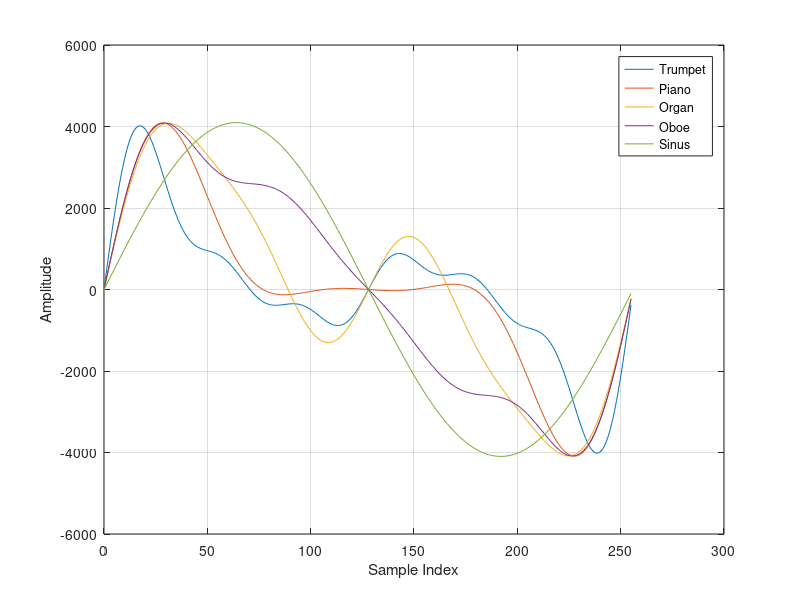

MATLAB code for this plot:
% Check Waveshapes for DTP2
% ==========================
clear all, close all, clc;

% Matrix with several waveforms. One waveform per line
LUT_Waveshapes = [ 0,377,751,1118,1474,1816,2141,2446,2729,2987,3218,3422,3596,3740,3854,3938,3992,4017,4014,3985,3932,3856,3760,3647,3518,3376,3225,3067,2904,2739,2574,2411,2253,2102,1958,1823,1698,1583,1480,1388,1307,1237,1178,1127,1086,1052,1024,1002,984,968,953,939,923,906,886,862,834,801,763,720,673,620,564,503,440,374,307,239,171,104,39,-23,-82,-136,-186,-230,-269,-303,-330,-352,-368,-379,-385,-388,-387,-383,-377,-370,-364,-357,-352,-350,-350,-353,-360,-371,-387,-406,-431,-459,-490,-525,-563,-602,-642,-682,-721,-758,-793,-823,-848,-867,-879,-884,-881,-869,-849,-819,-780,-732,-676,-611,-539,-460,-375,-286,-193,-97,0,97,193,286,375,460,539,611,676,732,780,819,849,869,881,884,879,867,848,823,793,758,721,682,642,602,563,525,490,459,431,406,387,371,360,353,350,350,352,357,364,370,377,383,387,388,385,379,368,352,330,303,269,230,186,136,82,23,-39,-104,-171,-239,-307,-374,-440,-503,-564,-620,-673,-720,-763,-801,-834,-862,-886,-906,-923,-939,-953,-968,-984,-1002,-1024,-1052,-1086,-1127,-1178,-1237,-1307,-1388,-1480,-1583,-1698,-1823,-1958,-2102,-2253,-2411,-2574,-2739,-2904,-3067,-3225,-3376,-3518,-3647,-3760,-3856,-3932,-3985,-4014,-4017,-3992,-3938,-3854,-3740,-3596,-3422,-3218,-2987,-2729,-2446,-2141,-1816,-1474,-1118,-751,-377; ...
                   0,234,466,697,926,1152,1373,1590,1801,2006,2204,2395,2578,2752,2917,3072,3217,3352,3476,3588,3690,3780,3859,3926,3981,4025,4057,4078,4087,4086,4074,4052,4019,3977,3926,3866,3798,3722,3639,3549,3453,3352,3245,3134,3020,2902,2782,2659,2536,2411,2285,2160,2036,1912,1790,1671,1553,1438,1326,1217,1112,1011,914,821,733,648,569,494,424,359,298,242,190,143,100,62,28,-3,-29,-52,-72,-88,-102,-112,-120,-126,-129,-130,-129,-127,-124,-119,-113,-106,-99,-91,-83,-74,-65,-57,-48,-39,-31,-23,-16,-9,-3,3,9,13,17,21,23,26,27,28,28,28,27,26,24,22,20,17,14,11,7,4,0,-4,-7,-11,-14,-17,-20,-22,-24,-26,-27,-28,-28,-28,-27,-26,-23,-21,-17,-13,-9,-3,3,9,16,23,31,39,48,57,65,74,83,91,99,106,113,119,124,127,129,130,129,126,120,112,102,88,72,52,29,3,-28,-62,-100,-143,-190,-242,-298,-359,-424,-494,-569,-648,-732,-821,-914,-1011,-1112,-1217,-1326,-1438,-1553,-1671,-1790,-1912,-2036,-2160,-2285,-2411,-2536,-2659,-2782,-2902,-3020,-3134,-3245,-3352,-3453,-3549,-3639,-3722,-3798,-3866,-3926,-3977,-4019,-4052,-4074,-4086,-4087,-4078,-4057,-4025,-3981,-3926,-3859,-3780,-3690,-3588,-3476,-3352,-3217,-3072,-2917,-2752,-2578,-2395,-2204,-2006,-1801,-1590,-1373,-1152,-926,-697,-466,-234; ...
                   0,223,445,665,883,1099,1310,1517,1719,1915,2105,2288,2463,2631,2790,2941,3083,3215,3338,3452,3555,3650,3734,3809,3874,3930,3976,4014,4043,4064,4077,4082,4080,4071,4056,4035,4009,3977,3941,3901,3857,3810,3760,3708,3653,3597,3539,3480,3420,3359,3298,3236,3173,3111,3048,2984,2921,2857,2792,2727,2662,2595,2528,2460,2390,2319,2246,2172,2095,2017,1936,1853,1767,1680,1589,1496,1401,1303,1203,1101,996,890,782,673,562,451,340,228,117,7,-102,-209,-314,-416,-514,-609,-700,-786,-867,-942,-1011,-1073,-1129,-1177,-1218,-1251,-1277,-1294,-1302,-1303,-1294,-1278,-1253,-1221,-1180,-1131,-1076,-1013,-943,-868,-786,-700,-609,-513,-415,-314,-210,-105,0,105,210,314,415,513,609,700,786,868,943,1013,1076,1131,1180,1221,1253,1278,1294,1303,1302,1294,1277,1251,1218,1177,1129,1073,1011,942,867,786,700,609,514,416,314,209,102,-7,-117,-228,-340,-451,-562,-673,-782,-890,-996,-1101,-1203,-1303,-1401,-1496,-1589,-1680,-1767,-1853,-1936,-2017,-2095,-2172,-2246,-2319,-2390,-2460,-2528,-2595,-2662,-2727,-2792,-2857,-2921,-2984,-3048,-3111,-3173,-3236,-3298,-3359,-3420,-3480,-3539,-3597,-3653,-3708,-3760,-3810,-3857,-3901,-3941,-3977,-4009,-4035,-4056,-4071,-4080,-4082,-4077,-4064,-4043,-4014,-3976,-3930,-3874,-3809,-3734,-3650,-3555,-3452,-3338,-3215,-3083,-2941,-2790,-2631,-2463,-2288,-2105,-1915,-1719,-1517,-1310,-1099,-883,-665,-445,-223; ...
                   0,234,467,699,927,1153,1374,1590,1800,2004,2201,2390,2571,2742,2905,3057,3200,3332,3453,3564,3664,3753,3830,3898,3954,4000,4036,4062,4078,4086,4085,4075,4058,4034,4004,3967,3925,3879,3828,3774,3718,3659,3598,3537,3474,3412,3351,3290,3231,3173,3118,3064,3014,2966,2922,2880,2842,2807,2776,2748,2722,2700,2681,2664,2650,2638,2628,2620,2613,2607,2602,2598,2593,2589,2584,2578,2571,2562,2552,2540,2526,2510,2492,2470,2446,2419,2390,2357,2321,2283,2241,2197,2150,2101,2049,1995,1938,1880,1820,1758,1695,1631,1566,1500,1433,1367,1300,1233,1167,1100,1035,970,906,843,780,719,658,599,541,483,427,372,317,263,210,157,104,52,0,-52,-104,-157,-210,-263,-317,-372,-427,-483,-541,-599,-658,-719,-780,-843,-906,-970,-1035,-1100,-1167,-1233,-1300,-1367,-1433,-1500,-1566,-1631,-1695,-1758,-1820,-1880,-1938,-1995,-2049,-2101,-2150,-2197,-2241,-2283,-2321,-2357,-2390,-2419,-2446,-2470,-2492,-2510,-2526,-2540,-2552,-2562,-2571,-2578,-2584,-2589,-2593,-2598,-2602,-2607,-2613,-2620,-2628,-2638,-2650,-2664,-2681,-2700,-2722,-2748,-2776,-2807,-2842,-2880,-2922,-2966,-3014,-3064,-3118,-3173,-3231,-3290,-3351,-3412,-3474,-3537,-3598,-3659,-3718,-3774,-3828,-3879,-3925,-3967,-4004,-4034,-4058,-4075,-4085,-4086,-4078,-4062,-4036,-4000,-3954,-3898,-3830,-3753,-3664,-3564,-3453,-3332,-3200,-3057,-2905,-2742,-2571,-2390,-2201,-2004,-1800,-1590,-1374,-1153,-927,-699,-467,-234; ...
                   0,101,201,301,401,501,601,700,799,897,995,1092,1189,1285,1380,1474,1567,1660,1751,1842,1931,2019,2106,2191,2276,2359,2440,2520,2598,2675,2751,2824,2896,2967,3035,3102,3166,3229,3290,3349,3406,3461,3513,3564,3612,3659,3703,3745,3784,3822,3857,3889,3920,3948,3973,3996,4017,4036,4052,4065,4076,4085,4091,4095,4096,4095,4091,4085,4076,4065,4052,4036,4017,3996,3973,3948,3920,3889,3857,3822,3784,3745,3703,3659,3612,3564,3513,3461,3406,3349,3290,3229,3166,3102,3035,2967,2896,2824,2751,2675,2598,2520,2440,2359,2276,2191,2106,2019,1931,1842,1751,1660,1567,1474,1380,1285,1189,1092,995,897,799,700,601,501,401,301,201,101,0,-101,-201,-301,-401,-501,-601,-700,-799,-897,-995,-1092,-1189,-1285,-1380,-1474,-1567,-1660,-1751,-1842,-1931,-2019,-2106,-2191,-2276,-2359,-2440,-2520,-2598,-2675,-2751,-2824,-2896,-2967,-3035,-3102,-3166,-3229,-3290,-3349,-3406,-3461,-3513,-3564,-3612,-3659,-3703,-3745,-3784,-3822,-3857,-3889,-3920,-3948,-3973,-3996,-4017,-4036,-4052,-4065,-4076,-4085,-4091,-4095,-4096,-4095,-4091,-4085,-4076,-4065,-4052,-4036,-4017,-3996,-3973,-3948,-3920,-3889,-3857,-3822,-3784,-3745,-3703,-3659,-3612,-3564,-3513,-3461,-3406,-3349,-3290,-3229,-3166,-3102,-3035,-2967,-2896,-2824,-2751,-2675,-2598,-2520,-2440,-2359,-2276,-2191,-2106,-2019,-1931,-1842,-1751,-1660,-1567,-1474,-1380,-1285,-1189,-1092,-995,-897,-799,-700,-601,-501,-401,-301,-201,-101];

N = length(LUT_Waveshapes(1,:))     % How many samples in each waveform
aux = 0:1:N-1;                      % Auxiliary index vector

W = length(LUT_Waveshapes(:,1))     % How many different waveforms
W_str ={'Trumpet','Piano','Organ','Oboe','Sinus'};


% Loop to plot Waveforms in time domain
figure(1)
for id=1:W
    plot(aux,LUT_Waveshapes(id,:)), hold on, grid on
end
legend(W_str),xlabel('Sample Index'),ylabel('Amplitude'), hold off


Fs = 48e3;
% Loop to play sounds
for id=1:1:W
    display('Sound nr.:'), id
    %y = LUT_Waveshapes(id,:);      % here get fundamental tone = 187.5Hz
    y = LUT_Waveshapes(id,1:2:end); % here get fundamental tone = 375Hz
    y = repmat(y,1,500);            % repeat the vector 500 times    
    sound(y, Fs);
    pause(3);
end
